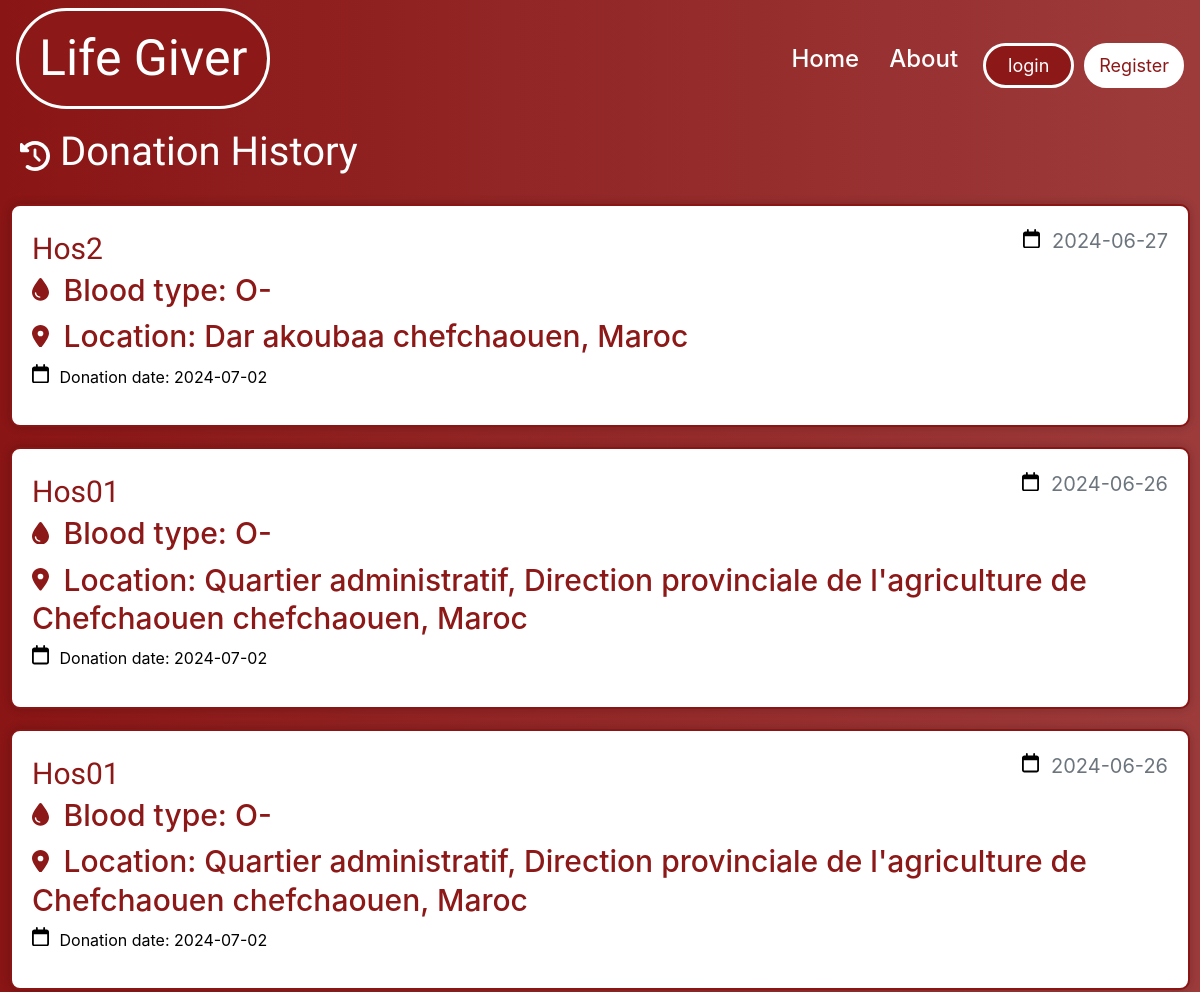
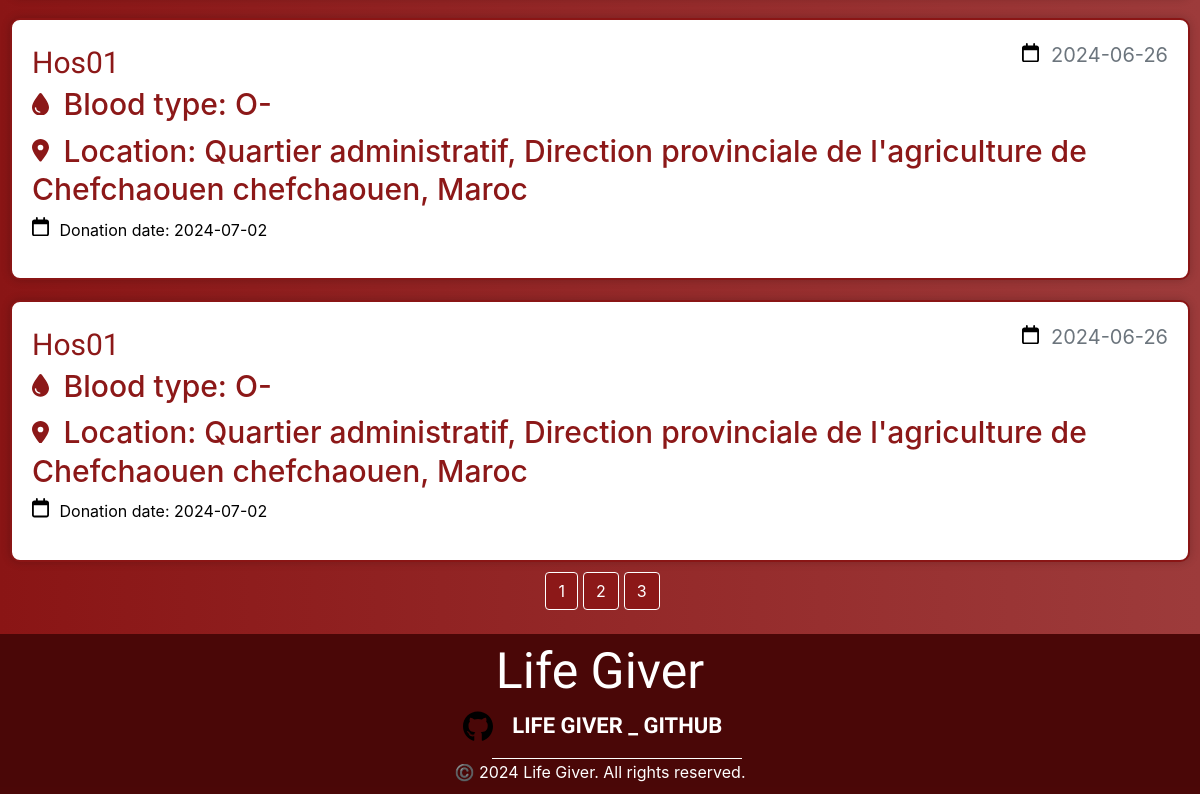
/donation_history/1, run on an earlier commit of the app's database (2 pictures, top to bottom).
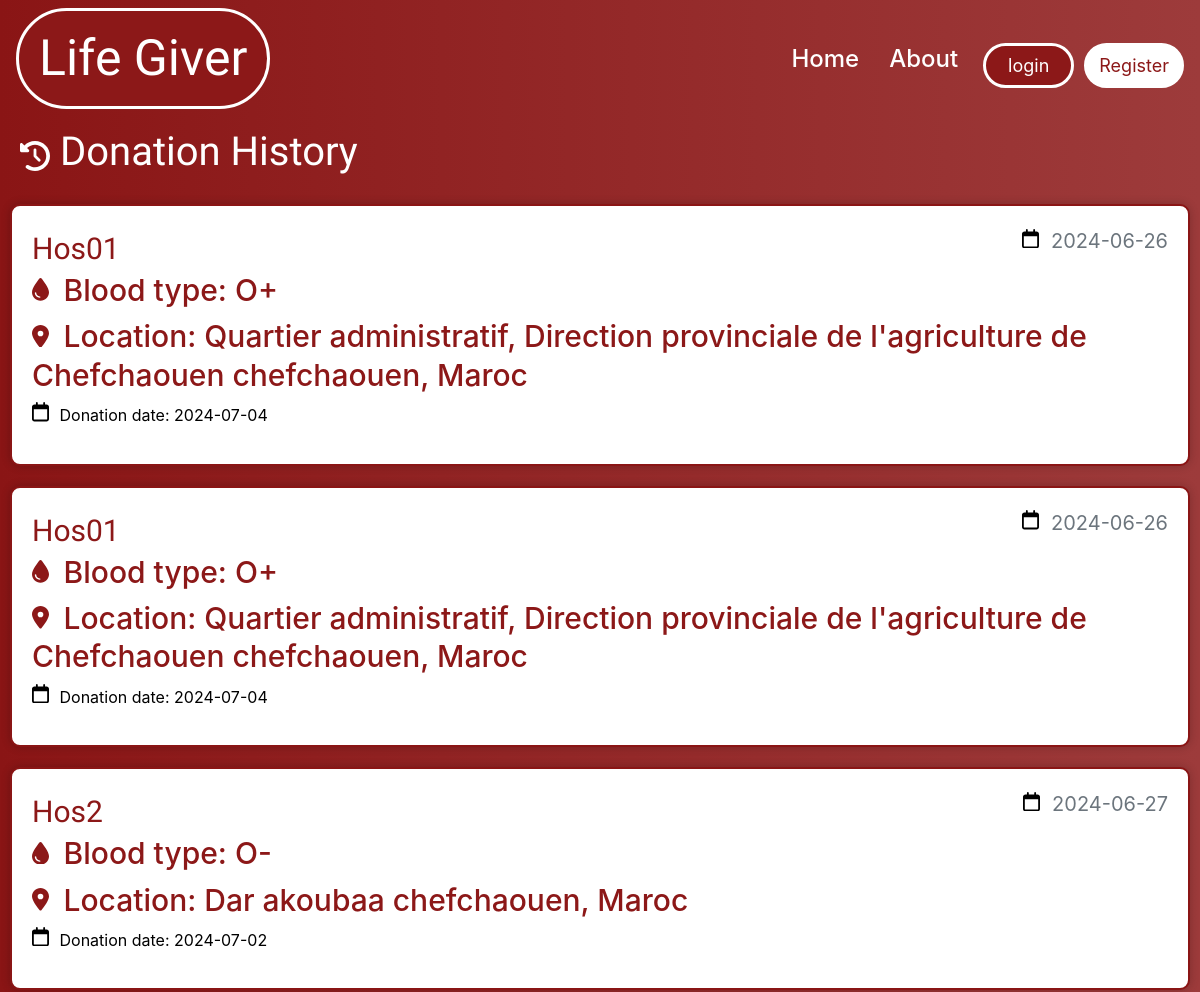
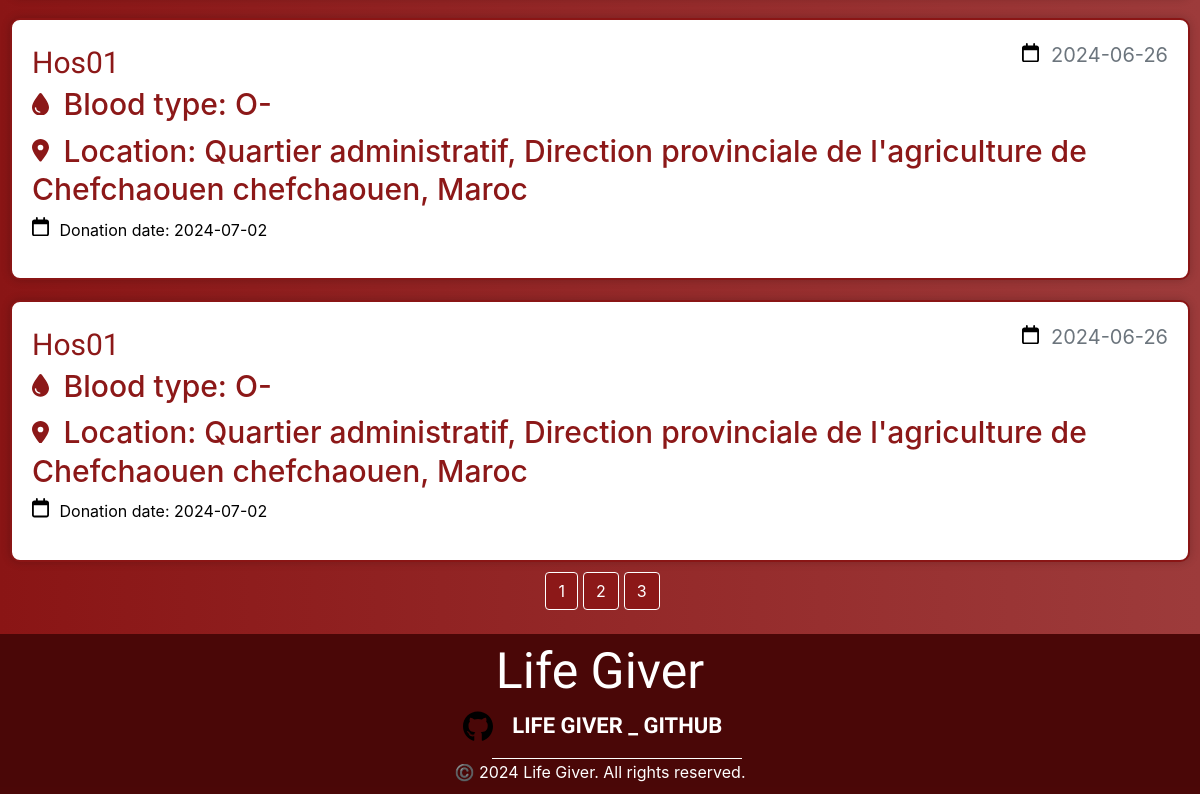
And on a later commit of the database (2 pictures, top to bottom).
### lifegiver/models.py (models this page shows, shortened)
class UserDonation(db.Model):
    id = db.Column(db.Integer, primary_key=True)
    donation_date = db.Column(db.DateTime, nullable=False, default=datetime.now)
    donor_id = db.Column(db.Integer, db.ForeignKey('donor.id'), nullable=False)
    request_id = db.Column(db.Integer, db.ForeignKey('donation_request.id'), nullable=True)
    hospital_id = db.Column(db.Integer, db.ForeignKey('hospital.id'), nullable=False)

class Hospital(db.Model, UserMixin):
    __tablename__ = 'hospital'
    id = db.Column(db.Integer, primary_key=True)
    name = db.Column(db.String(225), nullable=False)
    image_file = db.Column(db.String(20), nullable=False, default='default1.png')
    street = db.Column(db.String(500), nullable=True)
    city = db.Column(db.String(100), nullable=True)
    province = db.Column(db.String(100), nullable=True)
    zip_code = db.Column(db.String(45), nullable=True)
    country = db.Column(db.String(100), nullable=True)
    phone_number = db.Column(db.String(45), nullable=False)
    email = db.Column(db.String(125), unique=True, nullable=False)
    password = db.Column(db.String(60), nullable=False)
    barcode = db.Column(db.String(100), unique=True, nullable=False)
    lat = db.Column(db.Float, nullable=True)
    lng = db.Column(db.Float, nullable=True)
    hospital_donations = db.relationship('UserDonation', backref='hospital_donation', lazy=True)
    hospital_requests = db.relationship('DonationRequest', backref='hospital_request', lazy=True)
    urgent_requests = db.relationship('UrgentRequest', backref='hospital_urgent_request', lazy=True)

class DonationRequest(db.Model):
    id = db.Column(db.Integer, primary_key=True)
    hospital_id = db.Column(db.Integer, db.ForeignKey('hospital.id'), nullable=False)
    blood_type = db.Column(db.Enum('O-', 'O+', 'A-', 'A+', 'B-', 'B+', 'AB-', 'AB+'), nullable=False)
    request_date = db.Column(db.DateTime, nullable=False, default=datetime.now)
    status = db.Column(db.Enum('pending', 'fulfilled', 'failed'), nullable=False)
    expiration_date = db.Column(db.DateTime, nullable=False, default=lambda: datetime.now() + timedelta(days=90))
    request_donations = db.relationship('UserDonation', backref='donation_request', lazy=True)

### lifegiver/route.py (the view)
@app.route('/donation_history/<int:donor_id>', methods=['POST', 'GET'], strict_slashes=False)
def donation_history(donor_id):
    page = request.args.get('page', 1, type=int)
    donor = Donor.query.filter_by(id=donor_id).first_or_404()
    user_donations = UserDonation.query.filter_by(donor_id=donor_id)\
            .order_by(UserDonation.donation_date.desc())\
            .paginate(page=page, per_page=5) # inteade of using .all() we gonna change it to .paginate() to get 10 requests per page
    return render_template('donation_history.html', title='All User Donations', donations=user_donations, donor_id=donor_id)

### lifegiver/templates/donation_history.html (shortened to what this page needs)
{% extends 'layout.html' %}
{% block link %}
  <link rel="stylesheet" type="text/css" href="{{ url_for('static', filename='css/donation_history.css') }}" />
{% endblock %}
{% block content %}
  <div id="title">
    <h1>Donation History</h1>
  </div>
  {% for don in donations.items %}
    <article class="media content-section">
      <div class="media-body" id="card">
        <div class="article-metadata">
          <a class="mr-2" href="#">{{ don.hospital_donation.name }}</a>
          <small class="text-muted">
            {{ don.donation_request.request_date.strftime('%Y-%m-%d') }}
          </small>
        </div>
        <h2>
          <a class="article-title" href="#">{{ 'Blood type: ' ~ don.donation_request.blood_type }}</a>
        </h2>
        <h2>
          <a class="article-title" href="#">{{ 'Location: ' ~ don.hospital_donation.street ~ ' ' ~ don.hospital_donation.city ~ ', ' ~ don.hospital_donation.country }}</a>
        </h2>
        <p id="expiration" class="article-content">
          {{ 'Donation date: ' ~ don.donation_date.strftime('%Y-%m-%d') }}
        </p>
      </div>
    </article>
  {% endfor %}
  <div class="div">
    {% for page_num in donations.iter_pages(left_edge=1, right_edge=1, left_current=1, right_current=1) %}
      {% if page_num %}
        {% if donations.page == page_num %}
          <a id="page" class="btn btn-info mb-4" href="{{ url_for('donation_history', donor_id=donor_id, page=page_num) }}">{{ page_num }}</a>
        {% else %}
          <a id="page" class="btn btn-outline-info mb-4" href="{{ url_for('donation_history', donor_id=donor_id, page=page_num) }}">{{ page_num }}</a>
        {% endif %}
      {% else %}
        <span>. . .</span>
      {% endif %}
    {% endfor %}
  </div>
{% endblock %}

What changed in the data, as far as the page shows it:
no longer on this page (row unchanged): UserDonation: hospital_donation.name "Hos01", donation_request.request_date "2024-06-26", {{ 'Blood type: ' ~ don.donation_request.blood_type }} "Blood type: O-", Hospital.street+city+country "Location: Quartier administratif, Direction provinciale de l'agriculture de Chefchaouen chefchaouen, Maroc", donation_date "Donation date: 2024-07-02"
no longer on this page (row unchanged): UserDonation: hospital_donation.name "Hos01", donation_request.request_date "2024-06-26", {{ 'Blood type: ' ~ don.donation_request.blood_type }} "Blood type: O-", Hospital.street+city+country "Location: Quartier administratif, Direction provinciale de l'agriculture de Chefchaouen chefchaouen, Maroc", donation_date "Donation date: 2024-07-02"
added UserDonation: hospital_donation.name "Hos01", donation_request.request_date "2024-06-26", Hospital.street+city+country "Location: Quartier administratif, Direction provinciale de l'agriculture de Chefchaouen chefchaouen, Maroc", donation_date "Donation date: 2024-07-04"
now on this page (row unchanged): DonationRequest: blood_type "Blood type: O+"
added UserDonation: hospital_donation.name "Hos01", donation_request.request_date "2024-06-26", Hospital.street+city+country "Location: Quartier administratif, Direction provinciale de l'agriculture de Chefchaouen chefchaouen, Maroc", donation_date "Donation date: 2024-07-04"
